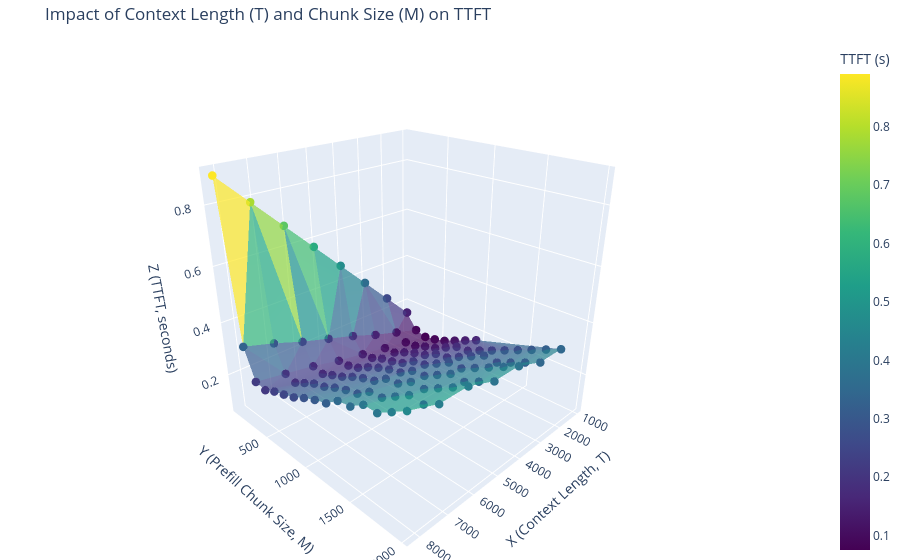

Notebook code for this chart:
### Code cell
# --- Parameter Sweep (3D Plot) ---
print("\n--- Running Parameter Sweep (3D Plot) ---")
t_sweep_range = range(1024, 8192 + 1, 1024)
sweeper = MTSweepVisualizer(
    system_cls=DisaggregatedPDSystemPP,
    base_config=system_config,
    t_range=t_sweep_range,
    m_start=64,
    m_step=128,
    m_end=2048
)
results = sweeper.run_sweep()
sweeper.plot_3d(results, output_file="M_T_TTFT_sweep_3d.html")
